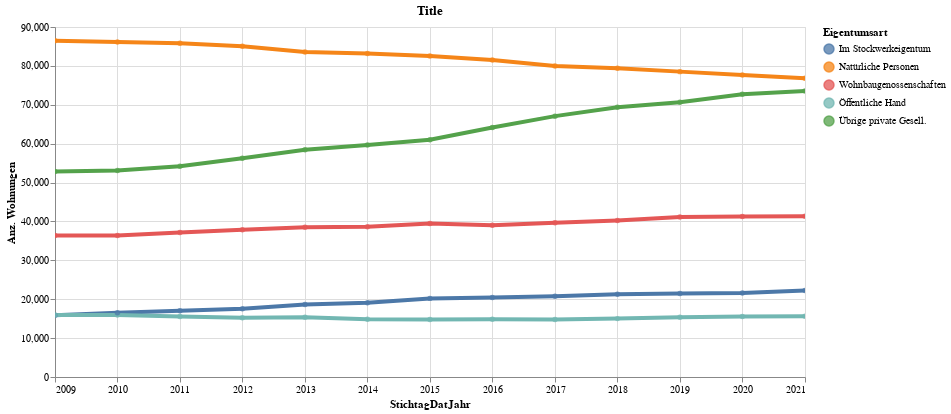

Notebook cell for this chart:
### Code cell
highlight = alt.selection(type='single', on='mouseover',
                          fields=['EigGruLang'], nearest=True)
#x='date:StichtagDatJahr',
base = alt.Chart(myAgg.reset_index().query('sum_Wohnungsfl > 1'), title="Title").encode(
    x=alt.X('StichtagDatJahr', axis=alt.Axis(title='StichtagDatJahr'))# , axis=alt.Axis(format='%', title='percentage')
    , y=alt.X('sum_AnzWhg', axis=alt.Axis(title='Anz. Wohnungen'))
    , color=alt.Color('EigGruLang', legend=alt.Legend(title="Eigentumsart", orient="right"))  
    ,tooltip=['StichtagDatJahr', 'EigGruLang','sum_AnzWhg']    
)
points = base.mark_circle().encode(
    opacity=alt.value(0.75)
).add_selection(
    highlight
).properties(
    width=750 , height=350
)
lines = base.mark_line().encode(
    size=alt.condition(~highlight, alt.value(0.5), alt.value(4))
).interactive()

lines + points

### Figure 1 — Vega-Lite specification as saved in the notebook (floating-point values rounded to 4 significant figures)
{"config": {"view": {"continuousWidth": 400, "continuousHeight": 300}}, "layer": [{"mark": "line", "encoding": {"color": {"type": "nominal", "field": "EigGruLang", "legend": {"orient": "right", "title": "Eigentumsart"}}, "size": {"condition": {"value": 0.5, "selection": {"not": "selector003"}}, "value": 4}, "tooltip": [{"type": "temporal", "field": "StichtagDatJahr"}, {"type": "nominal", "field": "EigGruLang"}, {"type": "quantitative", "field": "sum_AnzWhg"}], "x": {"type": "temporal", "axis": {"title": "StichtagDatJahr"}, "field": "StichtagDatJahr"}, "y": {"type": "quantitative", "axis": {"title": "Anz. Wohnungen"}, "field": "sum_AnzWhg"}}, "selection": {"selector004": {"type": "interval", "bind": "scales", "encodings": ["x", "y"]}}, "title": "Title"}, {"mark": "circle", "encoding": {"color": {"type": "nominal", "field": "EigGruLang", "legend": {"orient": "right", "title": "Eigentumsart"}}, "opacity": {"value": 0.75}, "tooltip": [{"type": "temporal", "field": "StichtagDatJahr"}, {"type": "nominal", "field": "EigGruLang"}, {"type": "quantitative", "field": "sum_AnzWhg"}], "x": {"type": "temporal", "axis": {"title": "StichtagDatJahr"}, "field": "StichtagDatJahr"}, "y": {"type": "quantitative", "axis": {"title": "Anz. Wohnungen"}, "field": "sum_AnzWhg"}}, "height": 350, "selection": {"selector003": {"type": "single", "on": "mouseover", "fields": ["EigGruLang"], "nearest": true}}, "title": "Title", "width": 750}], "data": {"name": "data-e87603ffa3eae6cbe37d1d98ffd09ef0"}, "$schema": "https://vega.github.io/schema/vega-lite/v4.8.1.json", "datasets": {"data-e87603ffa3eae6cbe37d1d98ffd09ef0": [{"StichtagDatJahr": "2009-01-01T00:00:00", "EigGruLang": "Im Stockwerkeigentum", "sum_AnzWhg": 15897, "sum_Wohnungsfl": 1496235}, {"StichtagDatJahr": "2009-01-01T00:00:00", "EigGruLang": "Natürliche Personen", "sum_AnzWhg": 86475, "sum_Wohnungsfl": 6615823}, {"StichtagDatJahr": "2009-01-01T00:00:00", "EigGruLang": "Wohnbaugenossenschaften", "sum_AnzWhg": 36391, "sum_Wohnungsfl": 2714870}, {"StichtagDatJahr": "2009-01-01T00:00:00", "EigGruLang": "Öffentliche Hand", "sum_AnzWhg": 15966, "sum_Wohnungsfl": 1130665}, {"StichtagDatJahr": "2009-01-01T00:00:00", "EigGruLang": "Übrige private Gesell.", "sum_AnzWhg": 52852, "sum_Wohnungsfl": 3817900}, {"StichtagDatJahr": "2010-01-01T00:00:00", "EigGruLang": "Übrige private Gesell.", "sum_AnzWhg": 53120, "sum_Wohnungsfl": 3845251}, {"StichtagDatJahr": "2010-01-01T00:00:00", "EigGruLang": "Wohnbaugenossenschaften", "sum_AnzWhg": 36414, "sum_Wohnungsfl": 2720468}, {"StichtagDatJahr": "2010-01-01T00:00:00", "EigGruLang": "Öffentliche Hand", "sum_AnzWhg": 15917, "sum_Wohnungsfl": 1136054}, {"StichtagDatJahr": "2010-01-01T00:00:00", "EigGruLang": "Im Stockwerkeigentum", "sum_AnzWhg": 16495, "sum_Wohnungsfl": 1566786}, {"StichtagDatJahr": "2010-01-01T00:00:00", "EigGruLang": "Natürliche Personen", "sum_AnzWhg": 86143, "sum_Wohnungsfl": 6600924}, {"StichtagDatJahr": "2011-01-01T00:00:00", "EigGruLang": "Im Stockwerkeigentum", "sum_AnzWhg": 17035, "sum_Wohnungsfl": 1649637}, {"StichtagDatJahr": "2011-01-01T00:00:00", "EigGruLang": "Natürliche Personen", "sum_AnzWhg": 85841, "sum_Wohnungsfl": 6618056}, {"StichtagDatJahr": "2011-01-01T00:00:00", "EigGruLang": "Wohnbaugenossenschaften", "sum_AnzWhg": 37159, "sum_Wohnungsfl": 2764842}, {"StichtagDatJahr": "2011-01-01T00:00:00", "EigGruLang": "Öffentliche Hand", "sum_AnzWhg": 15541, "sum_Wohnungsfl": 1117145}, {"StichtagDatJahr": "2011-01-01T00:00:00", "EigGruLang": "Übrige private Gesell.", "sum_AnzWhg": 54178, "sum_Wohnungsfl": 3960216}, {"StichtagDatJahr": "2012-01-01T00:00:00", "EigGruLang": "Übrige private Gesell.", "sum_AnzWhg": 56264, "sum_Wohnungsfl": 4122954}, {"StichtagDatJahr": "2012-01-01T00:00:00", "EigGruLang": "Öffentliche Hand", "sum_AnzWhg": 15241, "sum_Wohnungsfl": 1088224}, {"StichtagDatJahr": "2012-01-01T00:00:00", "EigGruLang": "Im Stockwerkeigentum", "sum_AnzWhg": 17553, "sum_Wohnungsfl": 1709296}, {"StichtagDatJahr": "2012-01-01T00:00:00", "EigGruLang": "Natürliche Personen", "sum_AnzWhg": 85068, "sum_Wohnungsfl": 6573031}, {"StichtagDatJahr": "2012-01-01T00:00:00", "EigGruLang": "Wohnbaugenossenschaften", "sum_AnzWhg": 37845, "sum_Wohnungsfl": 2837538}, {"StichtagDatJahr": "2013-01-01T00:00:00", "EigGruLang": "Im Stockwerkeigentum", "sum_AnzWhg": 18624, "sum_Wohnungsfl": 1821823}, {"StichtagDatJahr": "2013-01-01T00:00:00", "EigGruLang": "Natürliche Personen", "sum_AnzWhg": 83589, "sum_Wohnungsfl": 6467183}, {"StichtagDatJahr": "2013-01-01T00:00:00", "EigGruLang": "Wohnbaugenossenschaften", "sum_AnzWhg": 38488, "sum_Wohnungsfl": 2907453}, {"StichtagDatJahr": "2013-01-01T00:00:00", "EigGruLang": "Öffentliche Hand", "sum_AnzWhg": 15344, "sum_Wohnungsfl": 1100173}, {"StichtagDatJahr": "2013-01-01T00:00:00", "EigGruLang": "Übrige private Gesell.", "sum_AnzWhg": 58427, "sum_Wohnungsfl": 4276292}, {"StichtagDatJahr": "2014-01-01T00:00:00", "EigGruLang": "Im Stockwerkeigentum", "sum_AnzWhg": 19119, "sum_Wohnungsfl": 1873994}, {"StichtagDatJahr": "2014-01-01T00:00:00", "EigGruLang": "Natürliche Personen", "sum_AnzWhg": 83192, "sum_Wohnungsfl": 6451269}, {"StichtagDatJahr": "2014-01-01T00:00:00", "EigGruLang": "Wohnbaugenossenschaften", "sum_AnzWhg": 38654, "sum_Wohnungsfl": 2936645}, {"StichtagDatJahr": "2014-01-01T00:00:00", "EigGruLang": "Öffentliche Hand", "sum_AnzWhg": 14852, "sum_Wohnungsfl": 1054910}, {"StichtagDatJahr": "2014-01-01T00:00:00", "EigGruLang": "Übrige private Gesell.", "sum_AnzWhg": 59660, "sum_Wohnungsfl": 4402879}, {"StichtagDatJahr": "2015-01-01T00:00:00", "EigGruLang": "Übrige private Gesell.", "sum_AnzWhg": 61009, "sum_Wohnungsfl": 4520430}, {"StichtagDatJahr": "2015-01-01T00:00:00", "EigGruLang": "Öffentliche Hand", "sum_AnzWhg": 14801, "sum_Wohnungsfl": 1048475}, {"StichtagDatJahr": "2015-01-01T00:00:00", "EigGruLang": "Wohnbaugenossenschaften", "sum_AnzWhg": 39465, "sum_Wohnungsfl": 3022692}, {"StichtagDatJahr": "2015-01-01T00:00:00", "EigGruLang": "Natürliche Personen", "sum_AnzWhg": 82567, "sum_Wohnungsfl": 6415910}, {"StichtagDatJahr": "2015-01-01T00:00:00", "EigGruLang": "Im Stockwerkeigentum", "sum_AnzWhg": 20215, "sum_Wohnungsfl": 1994965}, {"StichtagDatJahr": "2016-01-01T00:00:00", "EigGruLang": "Im Stockwerkeigentum", "sum_AnzWhg": 20419, "sum_Wohnungsfl": 2019541}, {"StichtagDatJahr": "2016-01-01T00:00:00", "EigGruLang": "Natürliche Personen", "sum_AnzWhg": 81523, "sum_Wohnungsfl": 6360050}, {"StichtagDatJahr": "2016-01-01T00:00:00", "EigGruLang": "Wohnbaugenossenschaften", "sum_AnzWhg": 39004, "sum_Wohnungsfl": 2990509}, {"StichtagDatJahr": "2016-01-01T00:00:00", "EigGruLang": "Öffentliche Hand", "sum_AnzWhg": 14867, "sum_Wohnungsfl": 1058281}, {"StichtagDatJahr": "2016-01-01T00:00:00", "EigGruLang": "Übrige private Gesell.", "sum_AnzWhg": 64137, "sum_Wohnungsfl": 4767851}, {"StichtagDatJahr": "2017-01-01T00:00:00", "EigGruLang": "Im Stockwerkeigentum", "sum_AnzWhg": 20766, "sum_Wohnungsfl": 2061468}, {"StichtagDatJahr": "2017-01-01T00:00:00", "EigGruLang": "Natürliche Personen", "sum_AnzWhg": 79961, "sum_Wohnungsfl": 6271304}, {"StichtagDatJahr": "2017-01-01T00:00:00", "EigGruLang": "Wohnbaugenossenschaften", "sum_AnzWhg": 39658, "sum_Wohnungsfl": 3063827}, {"StichtagDatJahr": "2017-01-01T00:00:00", "EigGruLang": "Öffentliche Hand", "sum_AnzWhg": 14786, "sum_Wohnungsfl": 1053161}, {"StichtagDatJahr": "2017-01-01T00:00:00", "EigGruLang": "Übrige private Gesell.", "sum_AnzWhg": 67078, "sum_Wohnungsfl": 4964240}, {"StichtagDatJahr": "2018-01-01T00:00:00", "EigGruLang": "Übrige private Gesell.", "sum_AnzWhg": 69376, "sum_Wohnungsfl": 5124880}, {"StichtagDatJahr": "2018-01-01T00:00:00", "EigGruLang": "Wohnbaugenossenschaften", "sum_AnzWhg": 40258, "sum_Wohnungsfl": 3123906}, {"StichtagDatJahr": "2018-01-01T00:00:00", "EigGruLang": "Öffentliche Hand", "sum_AnzWhg": 15013, "sum_Wohnungsfl": 1069740}, {"StichtagDatJahr": "2018-01-01T00:00:00", "EigGruLang": "Im Stockwerkeigentum", "sum_AnzWhg": 21264, "sum_Wohnungsfl": 2111765}, {"StichtagDatJahr": "2018-01-01T00:00:00", "EigGruLang": "Natürliche Personen", "sum_AnzWhg": 79383, "sum_Wohnungsfl": 6234591}, {"StichtagDatJahr": "2019-01-01T00:00:00", "EigGruLang": "Im Stockwerkeigentum", "sum_AnzWhg": 21461, "sum_Wohnungsfl": 2131485}, {"StichtagDatJahr": "2019-01-01T00:00:00", "EigGruLang": "Natürliche Personen", "sum_AnzWhg": 78525, "sum_Wohnungsfl": 6179803}, {"StichtagDatJahr": "2019-01-01T00:00:00", "EigGruLang": "Wohnbaugenossenschaften", "sum_AnzWhg": 41141, "sum_Wohnungsfl": 3198528}, {"StichtagDatJahr": "2019-01-01T00:00:00", "EigGruLang": "Öffentliche Hand", "sum_AnzWhg": 15340, "sum_Wohnungsfl": 1096046}, {"StichtagDatJahr": "2019-01-01T00:00:00", "EigGruLang": "Übrige private Gesell.", "sum_AnzWhg": 70669, "sum_Wohnungsfl": 5232411}, {"StichtagDatJahr": "2020-01-01T00:00:00", "EigGruLang": "Natürliche Personen", "sum_AnzWhg": 77674, "sum_Wohnungsfl": 6111639}, {"StichtagDatJahr": "2020-01-01T00:00:00", "EigGruLang": "Im Stockwerkeigentum", "sum_AnzWhg": 21581, "sum_Wohnungsfl": 2146825}, {"StichtagDatJahr": "2020-01-01T00:00:00", "EigGruLang": "Wohnbaugenossenschaften", "sum_AnzWhg": 41256, "sum_Wohnungsfl": 3216479}, {"StichtagDatJahr": "2020-01-01T00:00:00", "EigGruLang": "Öffentliche Hand", "sum_AnzWhg": 15578, "sum_Wohnungsfl": 1114143}, {"StichtagDatJahr": "2020-01-01T00:00:00", "EigGruLang": "Übrige private Gesell.", "sum_AnzWhg": 72728, "sum_Wohnungsfl": 5403492}, {"StichtagDatJahr": "2021-01-01T00:00:00", "EigGruLang": "Wohnbaugenossenschaften", "sum_AnzWhg": 41320, "sum_Wohnungsfl": 3228849}, {"StichtagDatJahr": "2021-01-01T00:00:00", "EigGruLang": "Öffentliche Hand", "sum_AnzWhg": 15638, "sum_Wohnungsfl": 1125176}, {"StichtagDatJahr": "2021-01-01T00:00:00", "EigGruLang": "Im Stockwerkeigentum", "sum_AnzWhg": 22217, "sum_Wohnungsfl": 2207190}, {"StichtagDatJahr": "2021-01-01T00:00:00", "EigGruLang": "Natürliche Personen", "sum_AnzWhg": 76822, "sum_Wohnungsfl": 6051326}, {"StichtagDatJahr": "2021-01-01T00:00:00", "EigGruLang": "Übrige private Gesell.", "sum_AnzWhg": 73568, "sum_Wohnungsfl": 5464605}]}}
